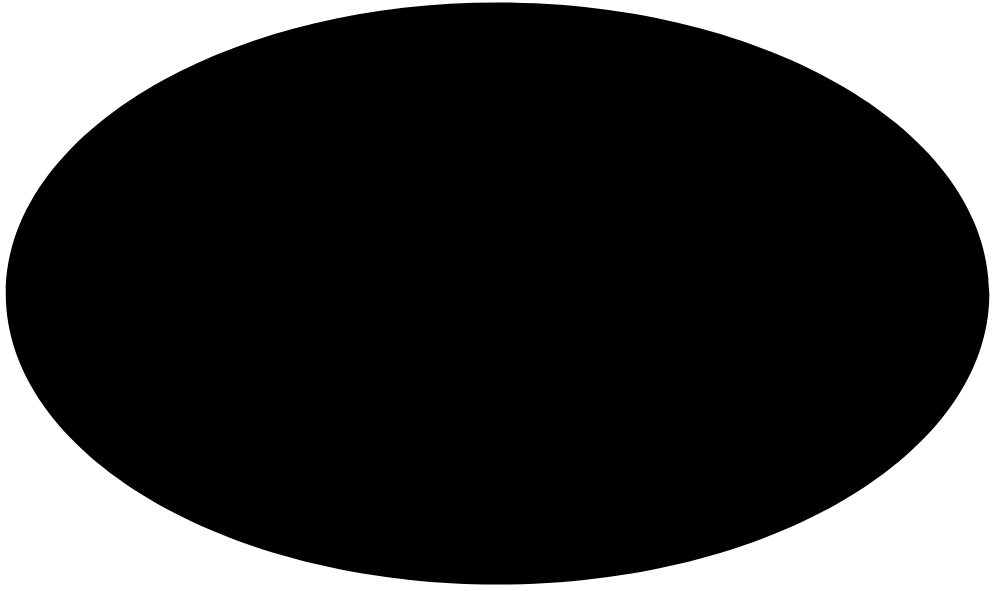
#> input picture cloud-mask.png, 1000 x 591 px
$ jupyter execute --allow-errors surveyClouds.ipynb
#> lines starting #> are read from the running program, lines starting #| are printed output that depends on the picture
# Survey Clouds

[cell 1]
from wordcloud import WordCloud
import matplotlib.pyplot as plt
import matplotlib
from PIL import Image
from collections import defaultdict
import numpy as np
from matplotlib.colors import LinearSegmentedColormap
from math import log

[cell 2]
save_plots = False

## Font Definitions

[cell 3]
font = {'family' : 'sans-serif',
        'sans-serif' : 'Arial',
        'size'   : 14}
matplotlib.rc('font', **font)

[cell 4]
font_path = "/Library/Fonts/Arial.ttf"

## Color Definitions

[cell 5]
dark_blue = "#004070"
light_blue = "#1d8db0"
light_gray = "#afafaf"

## Custom Color Maps

[cell 6]
LiBlGr = LinearSegmentedColormap.from_list("LiBlGr", [light_blue,light_gray], N=256, gamma=1.0)
DaBlGr = LinearSegmentedColormap.from_list("DaBlGr", [dark_blue,light_gray], N=256, gamma=1.0)
WhGr = LinearSegmentedColormap.from_list("DaBlGr", ["#ffffff","#999999"], N=256, gamma=1.0)

## Utility Functions

[cell 7]
def show_cloud(cloud, title=None, save=False, file_name="cloud.png"):
    plt.figure(figsize=(20,20))
    plt.imshow(cloud, interpolation="bilinear")
    plt.axis("off")
    plt.title(title)
    if save:
        plt.savefig(file_name, bbox_inches='tight', format="PNG", transparent=True)
    plt.show()

[cell 8]
def show_bar_chart(y, labels, title=None, save=False, file_name="bar.png", cmap=None):
    x = range(len(labels))
    color = cmap if cmap else "b"
    plt.figure()#figsize=(5,5))
    bar = plt.bar(x, y, color=color)
    plt.xticks(x, labels, rotation='vertical')
    plt.box(False)
    # remove all x axis tick lines
    plt.tick_params(
        axis='x',          # changes apply to the x-axis
        which='both',      # both major and minor ticks are affected
        bottom=False,      # ticks along the bottom edge are off
        top=False,         # ticks along the top edge are off
        labelbottom=True) # labels along the bottom edge are off
    plt.gca().axes.get_yaxis().set_visible(False)
    for rect in bar:
        height = rect.get_height()
        plt.text(
            rect.get_x() + rect.get_width()/2.0,
            height,
            '%d' % int(height),
            ha='center',
            va='bottom',
            size=14)
        plt.title(title)
    if save:
        plt.savefig(image_path.format(group), bbox_inches='tight', format="PNG", transparent=True)
    plt.show()

[cell 9]
def show_comparison_bar_chart(group_1_dict, group_2_dict):
    fig, ax = plt.subplots(figsize=(10,4))
    width = 0.45

    #sort the dictionary keys alphabetically by driver and unpack into seperate sortd drivers and scores lists
    drivers, scores = zip(*sorted(group_1_dict.items()))
    x = np.arange(len(drivers))
    bar_1 = ax.bar(x, scores, width, color=light_blue, label=group_1_label)

    #sort the dictionary keys alphabetically by driver and unpack into seperate sortd drivers and scores lists
    drivers, scores = zip(*sorted(group_2_dict.items()))
    bar_2 = ax.bar(x + width, scores, width, color=dark_blue, label=group_2_label)

    ax.set_xticks(x + width / 2)
    ax.set_xticklabels(drivers, rotation='vertical')
    for spine in ax.spines:
        ax.spines[spine].set_visible(False)
    # remove all x axis tick lines
    ax.tick_params(
        axis='x',          # changes apply to the x-axis
        which='both',      # both major and minor ticks are affected
        bottom=False,      # ticks along the bottom edge are off
        top=False,         # ticks along the top edge are off
        labelbottom=True) # labels along the bottom edge are off
    ax.get_yaxis().set_visible(False)
    for rect in bar_1+bar_2:
        height = rect.get_height()
        plt.text(
            rect.get_x() + rect.get_width()/2.0,
            height,
            '%d' % int(height),
            ha='center', va='bottom',
            size=14)
    fig.legend(loc=1, frameon=False)
    if save_plots:
        plt.savefig("images/bar_both.png", bbox_inches='tight', format="PNG", transparent=True)
    plt.show()

[cell 10]
def show_scoring_scales(scorings, x_labels=None, title="title", save_plots=False):
#> called with title = 'Scoring System', save_plots = False
    fig, ax = plt.subplots(figsize=(10,5))
    x_range = 0
    for scoring, label, color, marker in scorings:
        ax.plot(scoring, label=label, color= color, marker=marker)
        x_range = max(x_range, len(scoring))
    ax.set_title(title)
    ax.set_xlabel("Priority")
    ax.set_ylabel("score")
    ax.spines['right'].set_visible(False)
    ax.spines['top'].set_visible(False)
    ax.set_xticks(range(x_range))
    if x_labels:
        ax.set_xticklabels(x_labels)
    ax.legend(loc=1, frameon=False)
    #plt.tight_layout()
    if save_plots:
        plt.savefig("images/scores.png", bbox_inches='tight', format="PNG", transparent=True)
    plt.show()
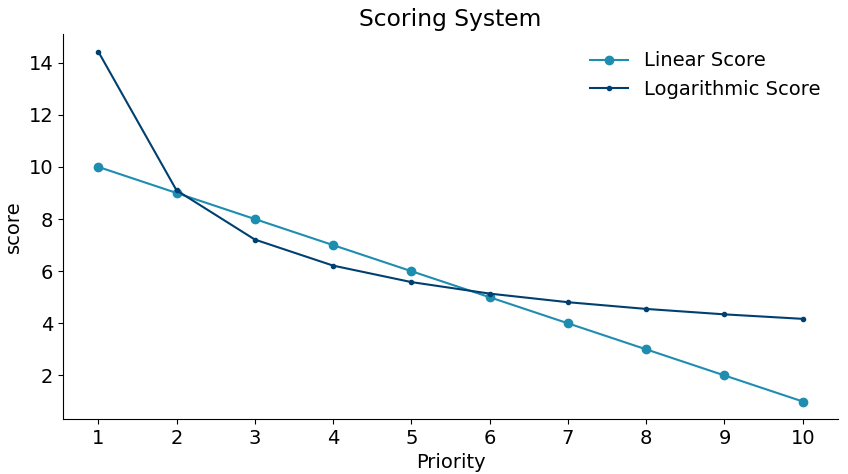
#> figure drawn by matplotlib, 1 panel; curve peaks at x = 0, y = 10; curve peaks at x = 0, y = 14.43

## Text Prcessing

#> (a cell that did not finish here is left out)

[cell 12]
group_separator = "__NewGroup__\n"
interview_separator = "__NewInterview__\n"
question_separator = "__Question1d__\n"
drivers_separator = "__Drivers__\n"

[cell 13]
group_1_label = "group1"
group_2_label = "group2"
group_key = "group{:d}" #Must follow the same structure a s the group labels

[cell 14]
scores_dict = {group_1_label:defaultdict(int), group_2_label:defaultdict(int)}

[cell 15]
answers_dict = {group_1_label:defaultdict(int), group_2_label:defaultdict(int)}

[cell 16]
# the number of drivers was predefined before interview
total_drivers = 10

#> (a cell that did not finish here is left out)

#> (a cell that did not finish here is left out)

## Scoring System

[cell 19]
# Plot to visualize the scoring system
driver_range = range(total_drivers)
priority_labels = list(map(lambda x: x+1, driver_range))

log_scores = list(map(lambda x: total_drivers/log(2+x),driver_range))
linear_scores = list(map(lambda x: total_drivers-x,driver_range))

[cell 20]
show_scoring_scales(
    [
        (linear_scores,"Linear Score", light_blue, "o" ),
        (log_scores,"Logarithmic Score", dark_blue, ".")
    ],
    x_labels=priority_labels,
    title="Scoring System",
    save_plots = save_plots
)

## Word Clouds

[cell 21]
# shared Word Cloud Settings
background="White" #none for transparent
mode = "RGBA"
width = 1000
height = 500
collocations = False
min_font_size=4
prefer_horizontal=1
relative_scaling=1

[cell 22]
mask = np.array(Image.open("cloud-mask.png"))
#> mask is the input picture: shape (591, 1000, 4); mean R, G, B, A 0, 0, 0, 194
